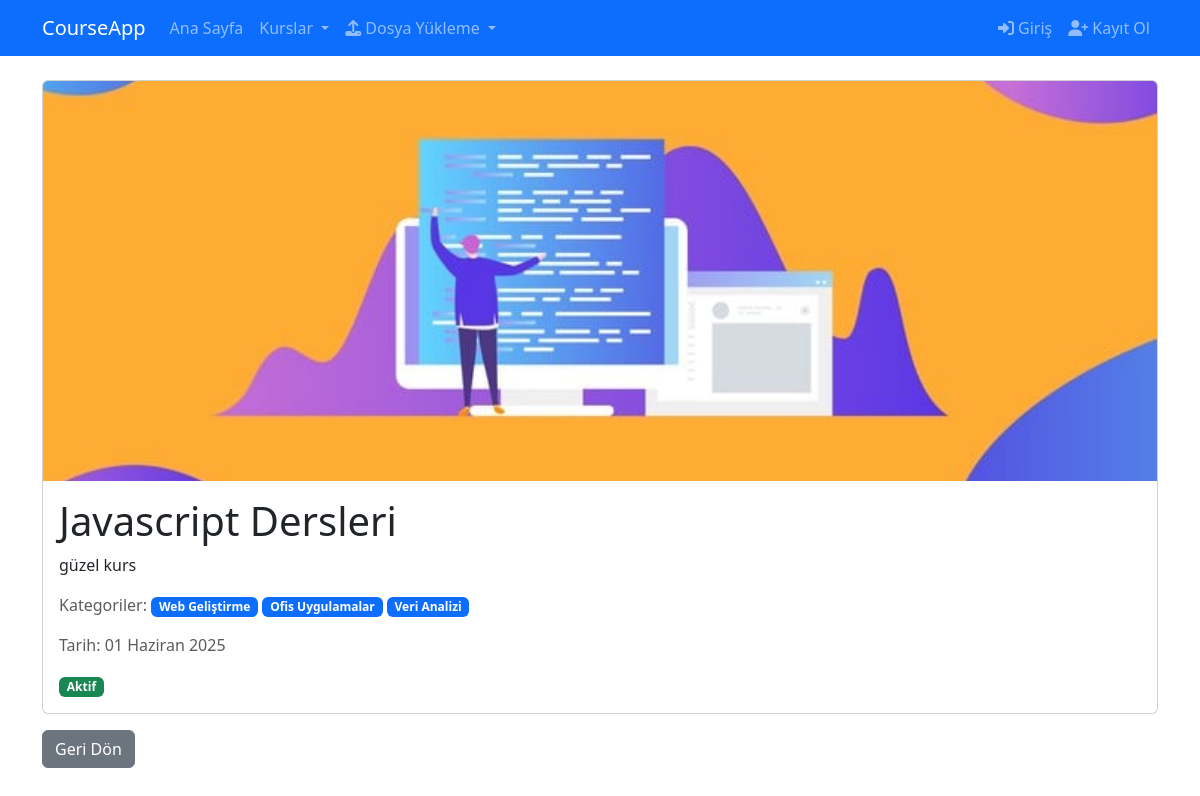
The app's page /courses/javascript-dersleri/ with its own data.
### courses/models.py (models this page shows, shortened)
class Course(models.Model):
    title = models.CharField(max_length=50)
    description = models.TextField()
    image = models.ImageField(upload_to='course_images/', null=True, blank=True)
    date = models.DateField(auto_now=True)
    isActive = models.BooleanField()
    slug = models.SlugField(default="", blank=True, null=False, unique=True, db_index=True)
    categories = models.ManyToManyField(Category)

class Category(models.Model):
    name = models.CharField(max_length=40)
    slug = models.SlugField(default="", null=False, unique=True, db_index=True, max_length=50)

### courses/views.py (the view)
# urls.py: path('<slug:slug>/', views.details, name='course_details'),
def details(request, slug):
    course = get_object_or_404(Course, slug=slug)
    return render(request, 'courses/details.html', {
        'course': course
    })

### courses/context_processors.py (called while the page is built)
def categories(request):
    return {
        'categories': Category.objects.all()
    }

### courses/templates/courses/details.html (shortened to what this page needs)
{% extends "layout.html" %}
{% load static %}
{% block css_files %}
  <link rel="stylesheet" href="{% static "courses/css/style.css" %}">
{% endblock %}
{% block content %}
<div class="container mt-4">
    <div class="card">
        {% if course.image %}
            <img src="{{ course.image.url }}" class="card-img-top" alt="{{ course.title }}" style="max-height: 400px; object-fit: cover;">
        {% endif %}
        <div class="card-body">
            <h1 class="card-title">{{ course.title }}</h1>
            <p class="card-text">{{ course.description }}</p>
            <p class="text-muted">
                Kategoriler:
                {% for category in course.categories.all %}
                    <a href="{% url 'courses_by_category' category.slug %}" class="badge bg-primary text-decoration-none">{{ category.name }}</a>
                {% endfor %}
            </p>
            <p class="text-muted">Tarih: {{ course.date }}</p>
            {% if course.isActive %}
                <span class="badge bg-success">Aktif</span>
            {% else %}
                <span class="badge bg-danger">Pasif</span>
            {% endif %}
        </div>
    </div>
    <div class="mt-3">
        <a href="{% url 'index' %}" class="btn btn-secondary">Geri Dön</a>
    </div>
</div>
{% endblock %}

### records on screen
Course: image (picture), title "Javascript Dersleri", description "güzel kurs", date "01 Haziran 2025"
Category: name "Web Geliştirme"
Category: name "Ofis Uygulamalar"
Category: name "Veri Analizi"
